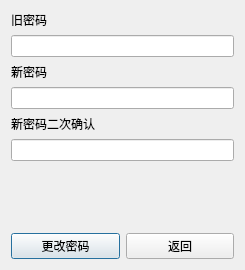
<?xml version="1.0" encoding="UTF-8"?>
<ui version="4.0">
 <class>DAdmin_Key</class>
 <widget class="QDialog" name="DAdmin_Key">
  <property name="geometry">
   <rect>
    <x>0</x>
    <y>0</y>
    <width>245</width>
    <height>270</height>
   </rect>
  </property>
  <property name="windowTitle">
   <string>管理员更改密码</string>
  </property>
  <layout class="QGridLayout" name="gridLayout">
   <item row="0" column="0">
    <layout class="QVBoxLayout" name="verticalLayout">
     <item>
      <widget class="QLabel" name="label">
       <property name="text">
        <string>旧密码</string>
       </property>
      </widget>
     </item>
     <item>
      <widget class="QLineEdit" name="lineEdit_Old">
       <property name="echoMode">
        <enum>QLineEdit::Password</enum>
       </property>
      </widget>
     </item>
     <item>
      <widget class="QLabel" name="label_2">
       <property name="text">
        <string>新密码</string>
       </property>
      </widget>
     </item>
     <item>
      <widget class="QLineEdit" name="lineEdit_New1">
       <property name="echoMode">
        <enum>QLineEdit::Password</enum>
       </property>
      </widget>
     </item>
     <item>
      <widget class="QLabel" name="label_3">
       <property name="text">
        <string>新密码二次确认</string>
       </property>
      </widget>
     </item>
     <item>
      <widget class="QLineEdit" name="lineEdit_New2">
       <property name="echoMode">
        <enum>QLineEdit::Password</enum>
       </property>
      </widget>
     </item>
    </layout>
   </item>
   <item row="2" column="0">
    <layout class="QHBoxLayout" name="horizontalLayout">
     <item>
      <widget class="QPushButton" name="pushButton">
       <property name="text">
        <string>更改密码</string>
       </property>
      </widget>
     </item>
     <item>
      <widget class="QPushButton" name="pushButton_2">
       <property name="text">
        <string>返回</string>
       </property>
      </widget>
     </item>
    </layout>
   </item>
   <item row="1" column="0">
    <spacer name="verticalSpacer">
     <property name="orientation">
      <enum>Qt::Vertical</enum>
     </property>
     <property name="sizeHint" stdset="0">
      <size>
       <width>20</width>
       <height>40</height>
      </size>
     </property>
    </spacer>
   </item>
  </layout>
 </widget>
 <resources/>
 <connections/>
</ui>
